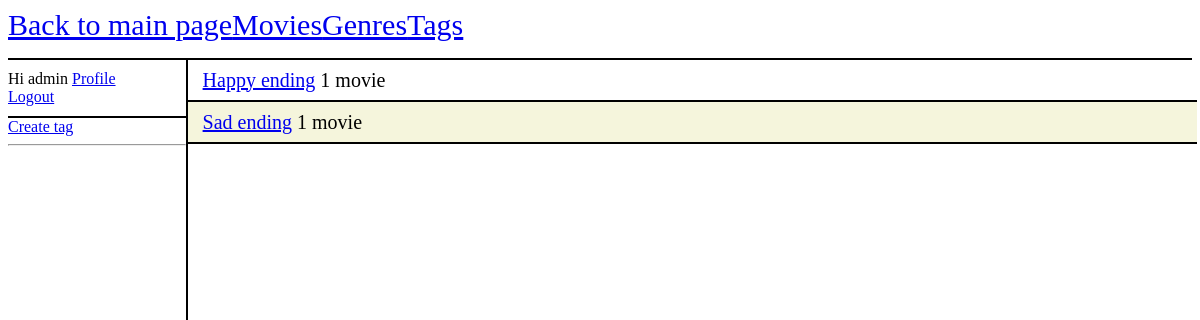
The page /movies/tag/ (signed in) on the database its author committed.
### movies/models.py (models this page shows, shortened)
class Tag(models.Model):
    name = models.CharField(max_length=100)
    description = models.TextField(max_length=500)

### movies/views.py (the view)
# urls.py: path("tag/", views.tag, name="tag"),
def tag(request):
    context = {}
    tags = Tag.objects.all()
    movie_count = []
    for tag in tags:
        if request.user.is_staff:
            movies = tag.movie_set.all().count()
        else:
            movies = tag.movie_set.filter(public = True).count()
        movie_count.append(movies)
    context['tags'] = tags
    context['movie_count'] = movie_count
    return render(request, "movies/tag.html", context)

### movies/templatetags/movies_extras.py (called while the page is built)
@register.filter(name='zip')
def zip_lists(a, b):
    return zip(a, b)

### movies/templates/movies/tag.html
{% extends 'movies/template.html' %}
{% load movies_extras %}
{% block left_panel %}
    {% if request.user.is_staff %}
        <a href="{% url 'tag_create' %}">Create tag</a></br>
    {% endif %}
    <hr/>
{% endblock left_panel %}
{% block content %}
    <div class = "right-panel">
        {% if tags %}
            {% for tag, count in tags|zip:movie_count %}
                <div class = "tag">
                    <a href="{% url 'tag_detail' tag.id %}">{{ tag.name }}</a> &nbsp{{count}} {% if count == 1 %} movie {% else %} movies {% endif %}
                </div>
            {% endfor %}
        {% else %}
            <div class = "tag">
            No tag is available.
            </div>
        {% endif %}
    </div>
{% endblock content %}

### movies/templates/movies/template.html
{% load static %}
<html>
    <head>
        <link rel="stylesheet" type="text/css" href="{% static 'styles/main.css' %}">
    </head>
    <body>
        <div class = "navbar">
            <a href="{% url 'index' %}">Back to main page</a>
            <a href="{% url 'movie' %}">Movies</a>
            <a href="{% url 'genre' %}">Genres</a>
            <a href="{% url 'tag' %}">Tags</a>
        </div>
        <div class = "left-panel">
            <div class = "account">
                {% if request.user.is_authenticated %}
                    <div>
                        Hi {{ request.user }} <a href="{% url 'user_profile' request.user.id %}">Profile</a>
                    </div>
                    <div>
                        <a href="{% url 'logout_from_page' %}?next={{ request.path }}">Logout</a>
                    </div>
                {% else %}
                <a href="{% url 'login_to_page' %}?next={{ request.path }}">Login</a>
                <a href="{% url 'register_to_page' %}?next={{ request.path }}">Register</a>
                {% endif%}
            </div>
            {% block left_panel %}
            {% endblock %}
        </div>
        {% block content %}
        {% endblock %}
    </body>
</html>

### movies/static/styles/main.css (style rules this page uses)
body { background-color: white; }
.navbar { border-bottom: 2px solid black; height:50px; display: sticky; }
.account { border-bottom: 2px solid black; padding-top: 10px; padding-bottom: 10px; }
.navbar > a { font-size: 30px; display: flex; justify-content: center; align-items: center; float:left; }
.left-panel { float:left; width:15%; height:90%; border-right: 2px solid black; margin-right:0; display: sticky; }
.right-panel { float:left; width: 84%; height:90%; font-size: 20px; }
.movie, .genre, .tag, .comment { font-size: 20px; min-height:40px; width:100%; border-bottom: 2px solid black; display: flex; align-items: center; padding-left: 15px; }
.movie:nth-child(2n), .genre:nth-child(2n), .tag:nth-child(2n), .comment:nth-child(2n) { background-color: #F5F5DC; }

### rows shown on the page
Tag: name "Happy ending", id "1"
Tag: name "Sad ending", count "1"

### other values the page prints
{{ request.user }} "admin"
